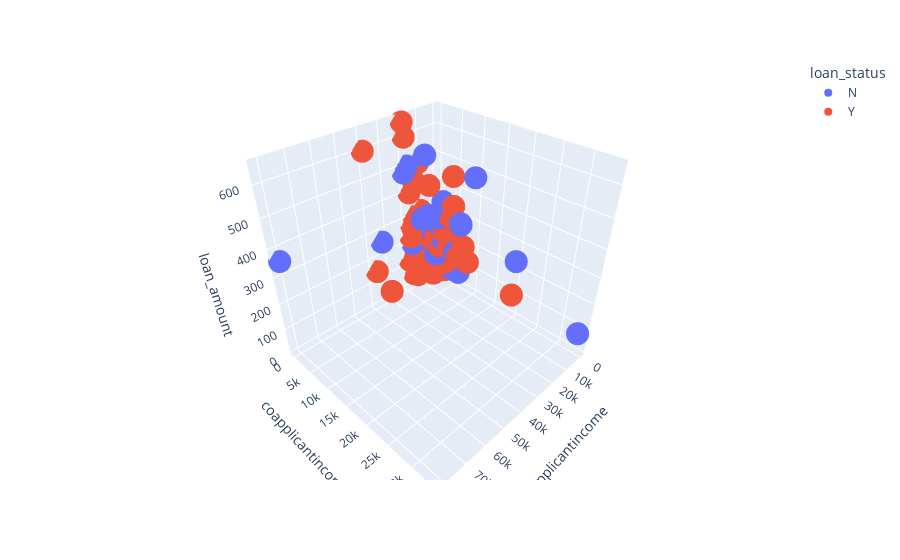

Notebook code for this chart:
### Code cell
px.scatter_3d(data_frame=df,x='applicantincome',y='coapplicantincome',z='loan_amount',color='loan_status')

### Figure 1 — Plotly figure (JSON) as saved in the notebook; plotly's stock layout.template omitted (floating-point values rounded to 4 significant figures; data arrays with more than 128 entries replaced by an {"elided": "..."} marker saying what was removed)
{"data": [{"hovertemplate": "loan_status=N<br>applicantincome=%{x}<br>coapplicantincome=%{y}<br>loan_amount=%{z}<extra></extra>", "legendgroup": "N", "marker": {"color": "#636efa", "symbol": "circle"}, "mode": "markers", "name": "N", "scene": "scene", "showlegend": true, "type": "scatter3d", "x": {"elided": "156 int values"}, "y": {"elided": "156 int values"}, "z": {"elided": "156 int values"}}, {"hovertemplate": "loan_status=Y<br>applicantincome=%{x}<br>coapplicantincome=%{y}<br>loan_amount=%{z}<extra></extra>", "legendgroup": "Y", "marker": {"color": "#EF553B", "symbol": "circle"}, "mode": "markers", "name": "Y", "scene": "scene", "showlegend": true, "type": "scatter3d", "x": {"elided": "367 int values"}, "y": {"elided": "367 float values"}, "z": {"elided": "367 int values"}}], "layout": {"legend": {"title": {"text": "loan_status"}, "tracegroupgap": 0}, "margin": {"t": 60}, "scene": {"domain": {"x": [0, 1], "y": [0, 1]}, "xaxis": {"title": {"text": "applicantincome"}}, "yaxis": {"title": {"text": "coapplicantincome"}}, "zaxis": {"title": {"text": "loan_amount"}}}}}
